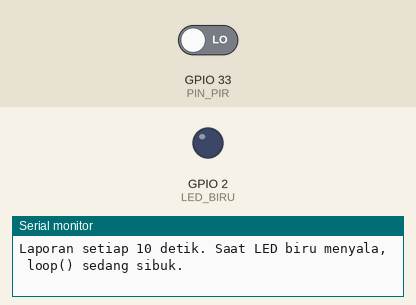
The sketch below on a simulated ESP32. Parts: output pins drawn as LEDs (lit = HIGH), the last lines printed to the serial monitor. Inputs (shaded band) come from the test bench; at power-on: GPIO 33 (PIN_PIR) LOW.

Above: at 1.2 s.
1.3 s: GPIO 33 (PIN_PIR) driven HIGH
At 10.3 s:
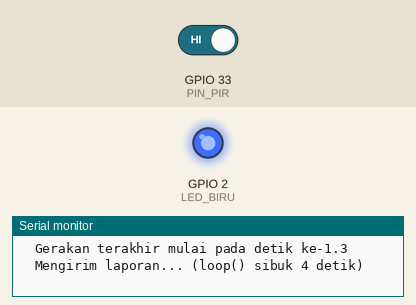
Timing chart, 0 to 25.5 s (numbered marks = the images above; inputs shaded):
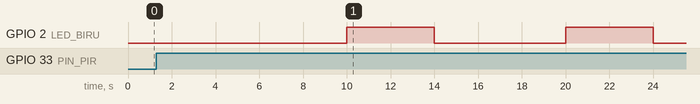

The sketch:

p4_hitung_interupsi.ino
```cpp
/*
 * BAB 31 - Program 4: Penghitung Gerakan dengan Interupsi
 * ISR menghitung setiap tepi naik keluaran PIR (gerakan mulai) dan mencatat
 * waktunya. Setiap 10 detik loop() membuat laporan, lalu pura-pura mengirim
 * data selama 4 detik. Gerakan selama loop() sibuk tetap terhitung.
 *
 * Rangkaian: PIR (header hijau, pin ke-5 dari atas) → IO33
 * Catatan  : IO33 satu-satunya pin berinterupsi di kelompok IO32–IO39
 *            (errata ESP32 GPIO-3.14, lihat BAB 10).
 */

#define PIN_PIR  33
#define LED_BIRU 2  // LED biru bawaan board: menyala saat "mengirim"

const unsigned long INTERVAL_LAPORAN = 10000;  // ms: buat laporan setiap 10 detik
const unsigned long LAMA_KIRIM       = 4000;   // ms: pura-pura mengirim data (lambat)

// Variabel bersama ISR <-> loop(): wajib volatile
volatile unsigned long jumlahGerakan = 0;         // gerakan sejak laporan terakhir
volatile unsigned long waktuGerakanTerakhir = 0;  // kapan gerakan terakhir mulai (ms)

// Kunci bagian kritis untuk kedua variabel di atas
portMUX_TYPE kunciPir = portMUX_INITIALIZER_UNLOCKED;

// Variabel yang hanya dipakai loop()
unsigned long totalGerakan = 0;
unsigned long nomorLaporan = 0;
unsigned long waktuLaporanLalu = 0;

// ISR: dipanggil hardware setiap keluaran PIR naik dari LOW ke HIGH
void IRAM_ATTR isrPir() {
  portENTER_CRITICAL_ISR(&kunciPir);
  jumlahGerakan = jumlahGerakan + 1;
  waktuGerakanTerakhir = millis();
  portEXIT_CRITICAL_ISR(&kunciPir);
}

// Tugas lambat: loop() tidak memeriksa PIR sama sekali selama ini
void kirimLaporan() {
  Serial.println("  Mengirim laporan... (loop() sibuk 4 detik)");
  digitalWrite(LED_BIRU, HIGH);
  delay(LAMA_KIRIM);
  digitalWrite(LED_BIRU, LOW);
  Serial.println("  Selesai mengirim.");
}

void setup() {
  Serial.begin(115200);
  pinMode(PIN_PIR, INPUT);
  pinMode(LED_BIRU, OUTPUT);

  // RISING: ISR dipanggil saat gerakan mulai terdeteksi
  attachInterrupt(digitalPinToInterrupt(PIN_PIR), isrPir, RISING);

  Serial.println("BAB 31 - Program 4: Penghitung Gerakan dengan Interupsi");
  Serial.println("Laporan setiap 10 detik. Saat LED biru menyala, loop() sedang sibuk.");
}

void loop() {
  unsigned long sekarang = millis();
  if (sekarang - waktuLaporanLalu < INTERVAL_LAPORAN) {
    return;  // belum waktunya melapor
  }
  waktuLaporanLalu = sekarang;

  // Ambil catatan ISR lalu kosongkan, tanpa bisa disela ISR di tengah-tengahnya
  portENTER_CRITICAL(&kunciPir);
  unsigned long jumlah = jumlahGerakan;
  unsigned long waktuTerakhir = waktuGerakanTerakhir;
  jumlahGerakan = 0;
  portEXIT_CRITICAL(&kunciPir);

  totalGerakan = totalGerakan + jumlah;
  nomorLaporan = nomorLaporan + 1;

  Serial.print("Laporan #");
  Serial.print(nomorLaporan);
  Serial.print(" (detik ke-");
  Serial.print(sekarang / 1000.0, 1);
  Serial.print("): ");
  Serial.print(jumlah);
  Serial.print(" gerakan baru, total ");
  Serial.println(totalGerakan);
  if (jumlah > 0) {
    Serial.print("  Gerakan terakhir mulai pada detik ke-");
    Serial.println(waktuTerakhir / 1000.0, 1);
  }

  kirimLaporan();
}
```

Measured:
- by itself, GPIO 2 (LED_BIRU): alternates HIGH for 4.0 s and LOW for 6.0 s
